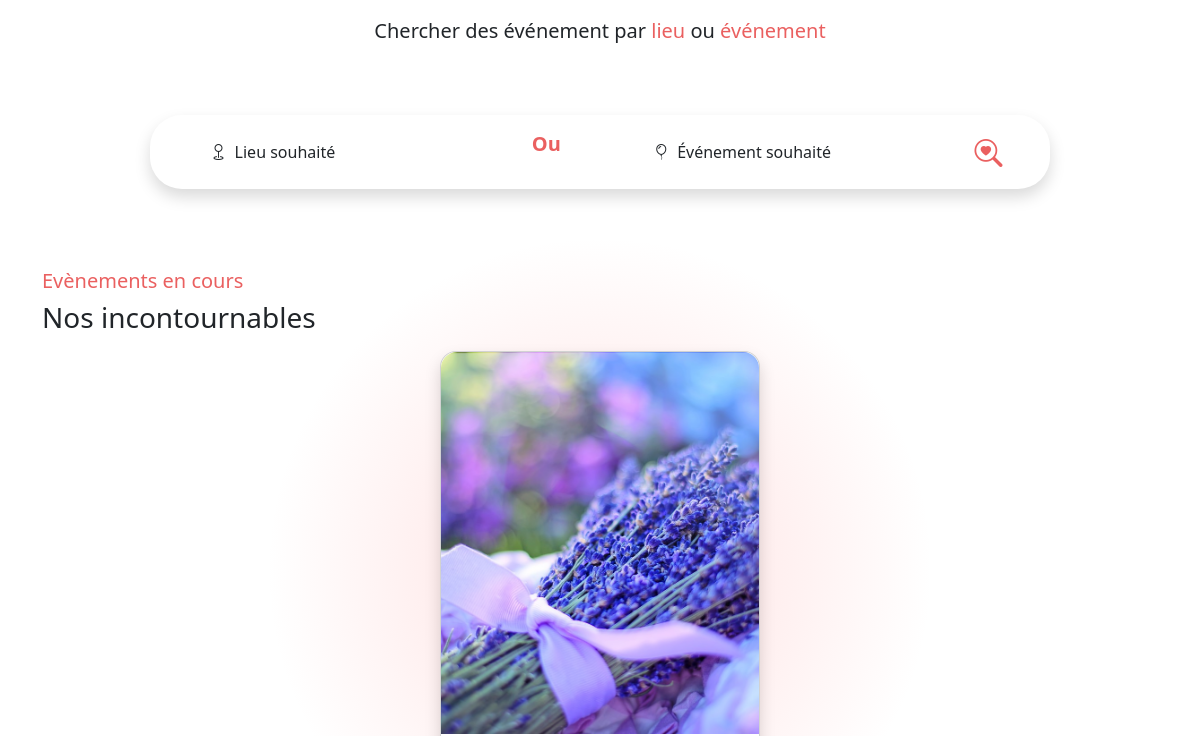
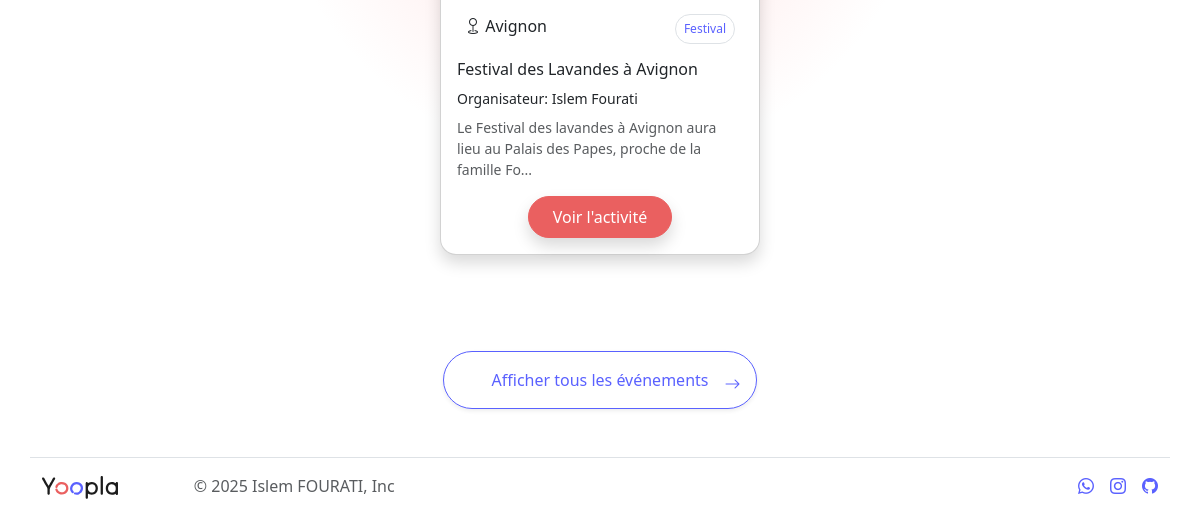
The page /home.php (signed in, lower part) on the database as committed earlier (2 pictures, top to bottom).
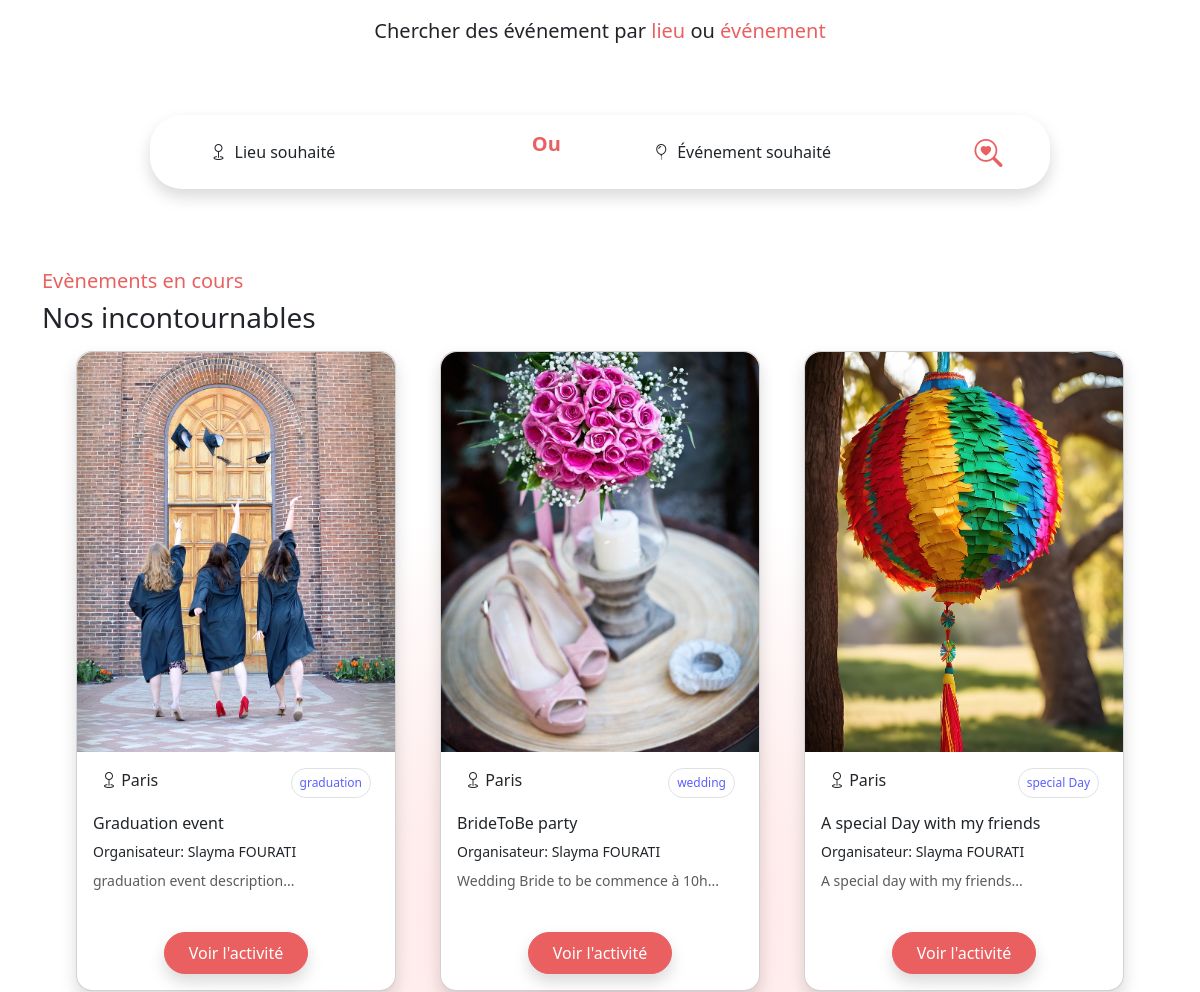
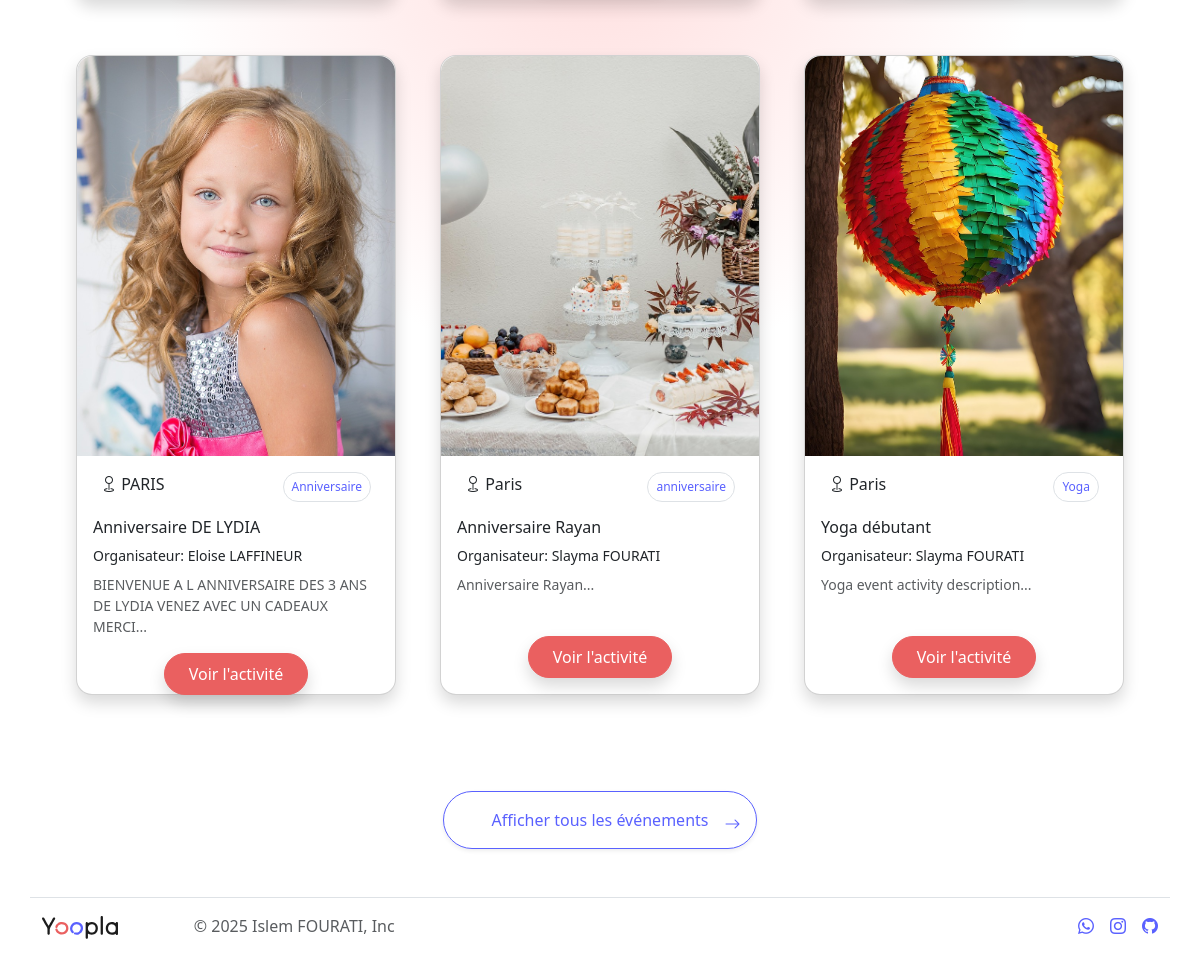
The same page on the database as committed later (2 pictures, top to bottom).
### tables this page shows
CREATE TABLE `events` (
  `ID_Event` int NOT NULL,
  `ID_User` int NOT NULL,
  `photo` varchar(255) NOT NULL,
  `description` text NOT NULL,
  `title` varchar(255) NOT NULL,
  `categorie` varchar(255) NOT NULL,
  `date_start` date NOT NULL,
  `date_end` date NOT NULL,
  `time_start` time NOT NULL,
  `time_end` time NOT NULL,
  `zip_code` varchar(50) NOT NULL,
  `city` varchar(50) NOT NULL,
  `country` varchar(50) DEFAULT NULL,
  `capacity` int UNSIGNED NOT NULL DEFAULT '0',
  `price` decimal(10,2) DEFAULT NULL
);

CREATE TABLE `users` (
  `ID_User` int NOT NULL,
  `firstName` varchar(255) NOT NULL,
  `lastName` varchar(255) NOT NULL,
  `photo_profil` varchar(255) DEFAULT NULL,
  `civility` enum('f','h') NOT NULL,
  `email` varchar(255) NOT NULL,
  `password` varchar(255) NOT NULL,
  `checkAdmin` enum('user','admin') NOT NULL DEFAULT 'user'
);

### inc/functions.inc.php (called while the page is built, shortened)
<?php
function getAllEvents(): array
{
    try {
        $cnx = connexionBdd();
        $sql = "SELECT
                    e.ID_Event, e.photo, e.description, e.title, e.categorie,
                    e.date_start, e.date_end, e.time_start, e.time_end,
                    e.zip_code, e.city, e.country, e.capacity, e.price,
                    u.firstName, u.lastName -- Select user's names from the users table
                FROM
                    events e -- Alias event table as 'e'
                INNER JOIN
                    users u ON e.ID_User = u.ID_User -- Join condition
                ORDER BY
                    e.date_start DESC, e.time_start DESC";
        $request = $cnx->query($sql);
        $result = $request->fetchAll();
        return $result;
    } catch (Exception $e) {
        global $info;
        $info = alert("Une erreur s'est produite lors de la recherche de tous les événements.", "danger");
        return [];
    }
}
function getLimitedEvents(): array
{
    try {
        $cnx = connexionBdd();
        $sql = "SELECT
        e.ID_Event, e.photo, e.description, e.title, e.categorie,
                    e.date_start, e.date_end, e.time_start, e.time_end,
                    e.zip_code, e.city, e.country, e.capacity, e.price,
                    u.firstName, u.lastName
        FROM events e
        INNER JOIN users u ON e.ID_User = u.ID_User
        ORDER BY date_start
        DESC, time_start DESC LIMIT 6";
        $request = $cnx->query($sql);
        $result = $request->fetchAll();
        return $result;
    } catch (Exception $e) {
        global $info;
        $info = alert("Une erreur s'est produite lors de la recherche des événements limités.", "danger");
        return [];
    }
}

### home.php (the view, shortened to what the changed rows need)
<?php
require_once 'inc/functions.inc.php';
$allEvents = getAllEvents();
$limitedEvents = getLimitedEvents();
require_once 'inc/header.inc.php';
?>
<section class="container" id="scrollEvent">
	<div class="d-flex justify-content-around flex-wrap container">
		<?php
		if (empty($limitedEvents)) {
			$info = alert("Aucun événement trouvé", "warning");
		} else {
			foreach ($limitedEvents as $event) :
				$event_id = (int) $event['ID_Event'];
				$event_title = $event['title'] ?? 'Titre non disponible';
				$event_description = substr($event['description'] ?? 'Pas de description.', 0, 90) . '...';
				$event_city = $event['city'] ?? 'Ville inconnue';
				$organizer_name = ($event['firstName'] ?? '') . ' ' . ($event['lastName'] ?? '');
				$event_categorie = $event['categorie'] ?? 'Categorie inconnue';
				$detail_url = BASE_URL . 'event/showEvent.php?ID_Event=' . $event_id;
				$image_event = BASE_URL . '/assets/images/' . $event['photo'];
				if (! str_contains($event['photo'], 'event_')) {
					$image_event = BASE_URL . '/assets/images/default-img/default_event.jpg';
				}
		?>
				<div class="card col-sm-12 col-md-4 col-lg-3 rounded-4 shadow m-2 mb-5" style="height:40rem;">
					<img src="<?php echo $image_event ?? $image_url_default;
								?>" class="card-img-top rounded-top-4 img-fluid" style="height:25rem; width:100%; object-fit: cover;" alt="image evenement">
					<div class="card-body">
						<div class="mx-2 d-flex justify-content-between">
							<p class=" small fs-6 mb-0"><i class="fbi bi-geo"></i> <?= $event_city ?></p>
							<span class="badge small mb-3 text-yoopla-blue rounded-pill p-2 fw-medium border"><?= $event_categorie ?></span>
						</div>
						<h5 class="mb-2 fs-6 card-title"><?= $event_title ?></h5>
						<p class="small mb-2 card-text">Organisateur: <?= $organizer_name ?></p>
						<p class="small card-text text-muted"><?= $event_description ?></p>
					</div>
					<div class="d-flex justify-content-center">
						<a href="<?= $detail_url ?>" class="btn yoopla-primary fw-medium rounded-5 px-4 py-2 shadow mb-3">Voir l'activité</a>
					</div>
				</div>
		<?php
			endforeach;
		}
		?>
	</div>
</section>
<?php
require_once 'inc/footer.inc.php';
?>

Rows that differ between the two databases and show on the page:
no longer on this page (row unchanged): events: photo (picture), city "Avignon", categorie "Festival", title "Festival des Lavandes à Avignon", ID_User.lastName "Islem Fourati", description "Le Festival des lavandes à Avignon aura lieu au Palais des Papes, proche de la famille Fo..."
added events: photo (picture), city "Paris", categorie "graduation", title "Graduation event", ID_User.lastName "Slayma FOURATI", description "graduation event description..."
added events: photo (picture), city "Paris", categorie "wedding", title "BrideToBe party", ID_User.lastName "Slayma FOURATI", description "Wedding Bride to be commence à 10h..."
added events: city "Paris", categorie "special Day", title "A special Day with my friends", ID_User.lastName "Slayma FOURATI", description "A special day with my friends..."
added events: photo (picture), city "PARIS", categorie "Anniversaire", title "Anniversaire DE LYDIA", ID_User.lastName "Eloise LAFFINEUR", description "BIENVENUE A L ANNIVERSAIRE DES 3 ANS DE LYDIA VENEZ AVEC UN CADEAUX MERCI..."
added events: photo (picture), city "Paris", categorie "anniversaire", title "Anniversaire Rayan", ID_User.lastName "Slayma FOURATI", description "Anniversaire Rayan..."
added events: city "Paris", categorie "Yoga", title "Yoga débutant", ID_User.lastName "Slayma FOURATI", description "Yoga event activity description..."
